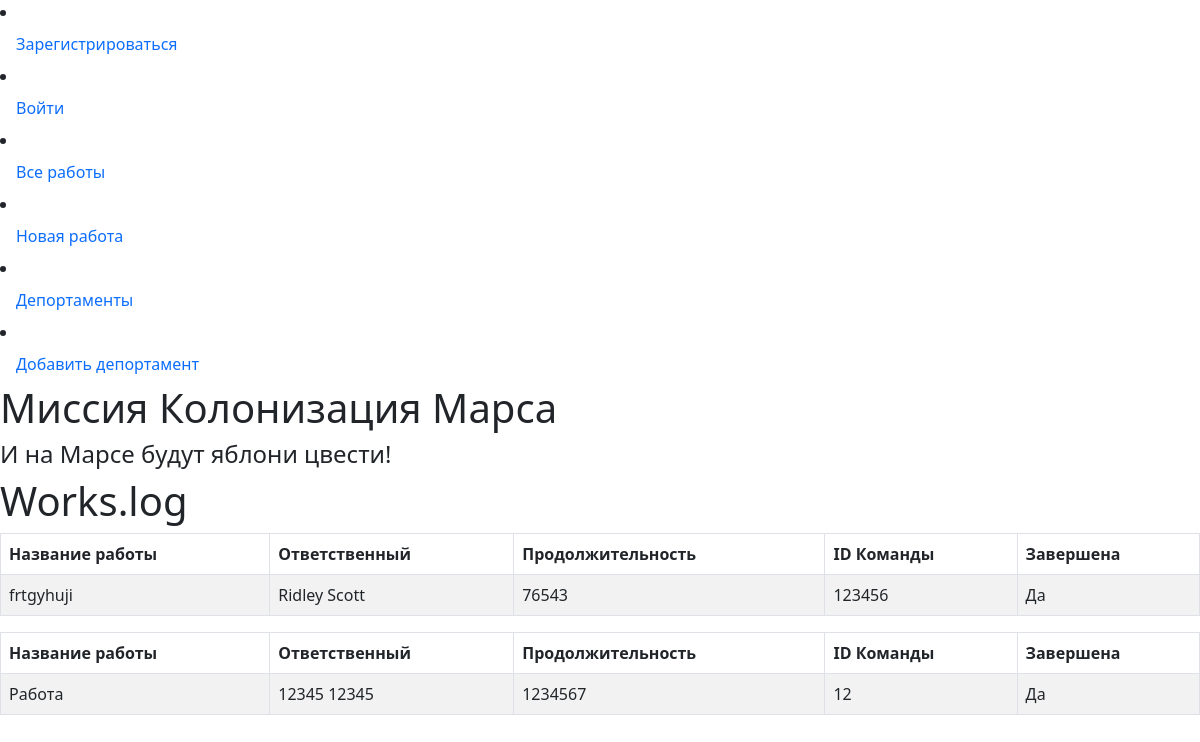
Before: / with the older database file.
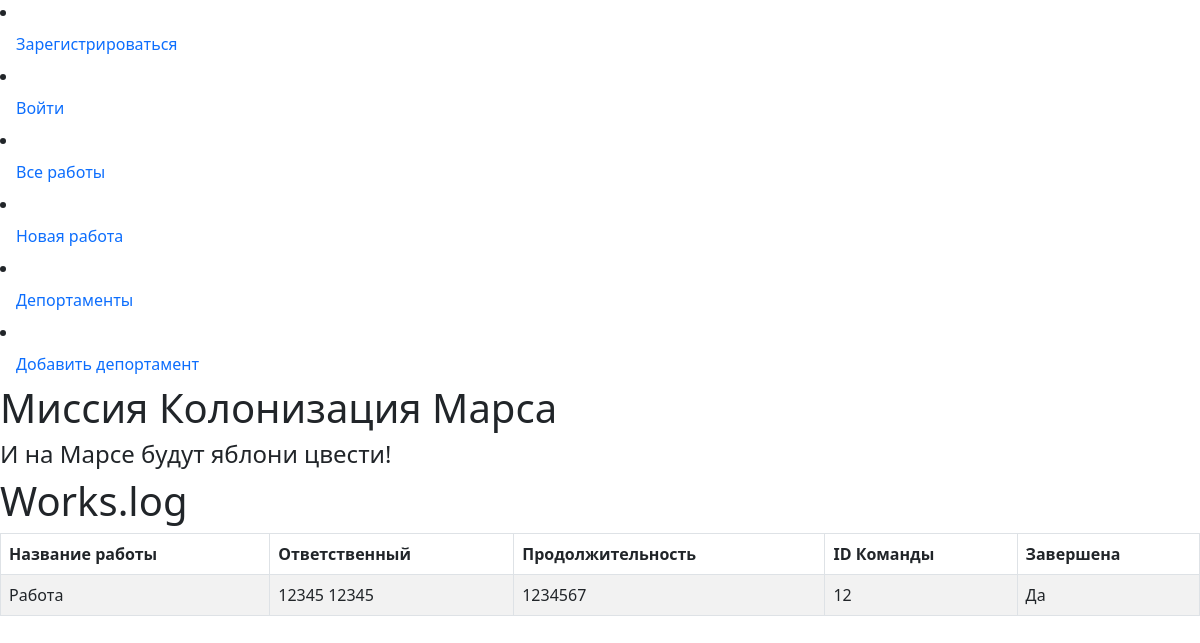
After: the same page with the newer database file.
### data/users.py (models this page shows, shortened)
class Jobs(SqlAlchemyBase):
    __tablename__ = "jobs"
    id = sqlalchemy.Column(sqlalchemy.Integer, primary_key=True, autoincrement=True)
    team_leader = sqlalchemy.Column(
        sqlalchemy.Integer, sqlalchemy.ForeignKey("users.id")
    )
    job = sqlalchemy.Column(sqlalchemy.String)
    work_size = sqlalchemy.Column(sqlalchemy.Integer, default=datetime.datetime.now)
    collaborators = sqlalchemy.Column(sqlalchemy.String)
    start_date = sqlalchemy.Column(sqlalchemy.DateTime, default=datetime.datetime.now)
    end_date = sqlalchemy.Column(sqlalchemy.DateTime, default=datetime.datetime.now)
    is_finished = sqlalchemy.Column(sqlalchemy.Boolean, default=True)

### app.py (the view)
@app.route('/')
def users():
    db_sess = db_session.create_session()
    jobs = db_sess.query(Jobs).all()
    users = {}
    for job in jobs:
        usera = db_sess.query(User).filter(User.id == job.team_leader)
        for user in usera:
            users[job.id] = f'{user.name} {user.surname}'
    return render_template('jobs.html', jobs=jobs, users=users)

### data/db_session.py (called while the page is built)
def create_session() -> Session:
    global __factory
    return __factory()

### templates/jobs.html (shortened to what this page needs)
{% extends "base.html" %}
{% block content %}
<h1>Works.log</h1>
{% for job in jobs %}
<table class="table table-striped table-bordered">
    <thead>
                <tr>
                    <th>Название работы</th>
                    <th>Ответственный</th>
                    <th>Продолжительность</th>
                    <th>ID Команды</th>
                    <th>Завершена</th>
                </tr>
            </thead>
            <tbody>
                <tr>
                    <td>{{ job.job }}</td>
                    <td>{{ users[job.id] }}</td>
                    <td>{{ job.work_size }}</td>
                    <td>{{ job.collaborators }}</td>
                    <td>
                        {% if job.is_finished %}
                            Да
                        {% else %}
                            Нет
                        {% endif %}
                    </td>
                </tr>
            </tbody>
        </table>
{% endfor %}
{% endblock %}

### templates/base.html (shortened to what this page needs)
<!doctype html>
<html lang="en">
<head>
    <link rel="stylesheet"
          href="https://cdn.jsdelivr.net/npm/bootstrap@5.0.0-beta1/dist/css/bootstrap.min.css"
>
    <link rel="stylesheet" type="text/css" href="static/css/style.css"/>
    <link rel="stylesheet"
          href="https://cdn.jsdelivr.net/npm/bootstrap@5.0.0-beta1/dist/css/bootstrap.min.css"
>
                {% if current_user.is_authenticated %}
                    <li class="nav-item">
                        <a class="nav-link" href="{{ url_for('logout') }}">{{ current_user.name }} {{ current_user.surname }}</a>
                    </li>
                {% else %}
                    <li class="nav-item">
                        <a class="nav-link" href="{{ url_for('register') }}">Зарегистрироваться</a>
                    </li>
                    <li class="nav-item">
                        <a class="nav-link" href="{{ url_for('login') }}">Войти</a>
                    </li>
                {% endif %}
                    <li class="nav-item">
                        <a class="nav-link" href="{{ url_for('users') }}">Все работы</a>
                    </li>
                    <li class="nav-item">
                        <a class="nav-link" href="{{ url_for('jobs') }}">Новая работа</a>
                    </li>
                    <li class="nav-item">
                        <a class="nav-link" href="{{ url_for('departaments') }}">Депортаменты</a>
                    </li>
                    <li class="nav-item">
                        <a class="nav-link" href="{{ url_for('departament_register') }}">Добавить депортамент</a>
                    </li>
</head>
<body>
<h1> Миссия Колонизация Марса </h1>
<h4>И на Марсе будут яблони цвести!</h4>
{% block content %}{% endblock %}
</body>
</html>
<!DOCTYPE html>
<html lang="en">
<head>
</head>
</html>

Changed rows visible on the page:
removed Jobs: job "frtgyhuji", users "Ridley Scott", work_size "76543", collaborators "123456", is_finished "Да"
